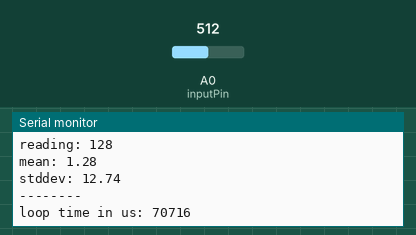
Simulated run of this sketch. Board: Arduino Uno, built with avr-gcc and run on an emulated ATmega328P. Parts: the last lines printed to the serial monitor. Inputs (shaded band) come from the test bench; at power-on: A0 (inputPin) = 512.

Above: at 1.2 s.
1.3 s: A0 (inputPin) set to 408
At 1.39 s:
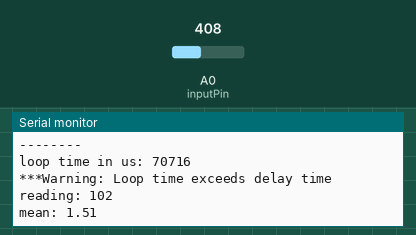
4.3 s: A0 (inputPin) set to 388
At 7.94 s:
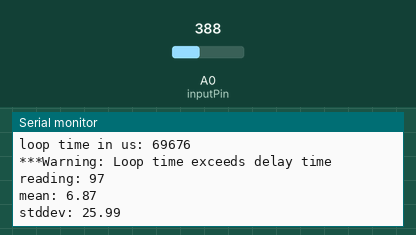
Timing chart, 0 to 9.4 s (numbered marks = the images above; inputs shaded):
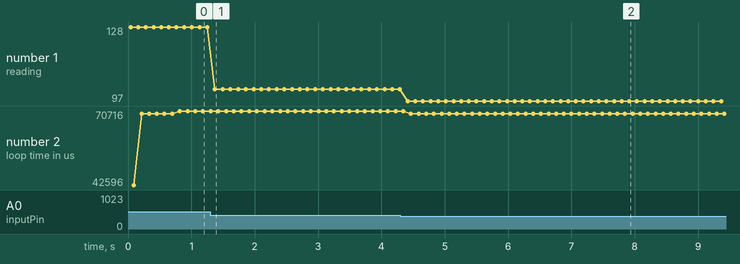

Measured:
- the behaviour switches between 400 and 399 on A0 (inputPin) (found by bisection; images 1 and 2)
- after the input at 1.3 s, the serial monitor: prints a new line after 0.07 s (image 1)
- plotted number 1: 128 → 102 after the input at 1.3 s

The sketch:

wash-alert.ino
```cpp
const uint8_t inputPin = 0;
const uint16_t samples = 1000;
const uint16_t delayTime = 1000; // ms
const uint16_t baudRate = 9600;
const uint8_t stddevThreshold = 50;
const uint16_t washOnThreshold = 10000;
const uint16_t washOffThreshold = 1000;

bool offAfterOn;
uint16_t count;
uint8_t a[samples];
uint16_t i;

void setup() {
  Serial.begin(baudRate);

  offAfterOn = false;
  count = 0;
  i = 0;
}

float mean() {
  float sum = 0;
  for (uint16_t n = 0; n < samples; ++n) {
    sum += a[n];
  }
  return sum/samples;
}

// mu is the mean of a
// returns the stddev of the values in a
float stddev(float mu) {
  float sum = 0;
  for (uint16_t n = 0; n < samples; ++n) {
    float theta = mu - a[n];
    float square = theta * theta;
    sum += square;
  }
  return sqrt(sum/samples);
}

bool checkIfOff(float sd) {
  if (offAfterOn) {
    if (sd <= stddevThreshold) {
      count++;
      if (count > washOffThreshold) {
        offAfterOn = false;
        count = 0;
        return true;
      }
    } else {

      // TODO We may need to be more tolerant of a single
      // stddev above the threshold. More testing is needed.
      offAfterOn = false;
      count = 1;
    }
  } else {
    if (sd > stddevThreshold) {
      count++;
    }
    else if (count > washOnThreshold) {
      // The washer just turned off
      // TODO We may need to be more tolerant of a single
      // stddev below the threshold. More testing is needed.
      offAfterOn = true;
      count = 1;
    } else {
      // Reset count
      count = 0;
    }
  }
  return false;
}

void sendAlert() {
  // TODO
  return;
}

void loop() {

  uint64_t startUs = micros();
  // analogRead returns a value in [0, 1023]
  // To save memory we compress this to an 8-bit value
  uint8_t reading = analogRead(inputPin)/4;

  a[i] = reading;

  ++i;
  if (i == samples) i = 0;

  float m = mean();
  float sd = stddev(m);


  // For debugging
  Serial.print("reading: ");
  Serial.println(reading);
  Serial.print("mean: ");
  Serial.println(m);
  Serial.print("stddev: ");
  Serial.println(sd);
  Serial.println("--------");

  if (checkIfOff(sd)) sendAlert();


  // TODO Check that the loop runs in under 5ms
  Serial.print("loop time in us: ");
  uint64_t endUs = micros();
  Serial.println(endUs-startUs);

  // We want the loop to take delayTime in total
  // We subtract the loop runtime so far from this
  // desired loop time and delay on the remainder.
  // We catch the case where we already take longer
  // than the desired delay - then we print an error
  // and do not delay.
  // TODO delayMicroseconds doc mentions that delayMicroseconds
  // should not be used for values > 16000. We should use delay instead.
  if (startUs + delayTime * 1000 > endUs) {
    delayMicroseconds(startUs+delayTime*1000-endUs);
  } else {
    Serial.println("***Warning: Loop time exceeds delay time");
  }
}
```
